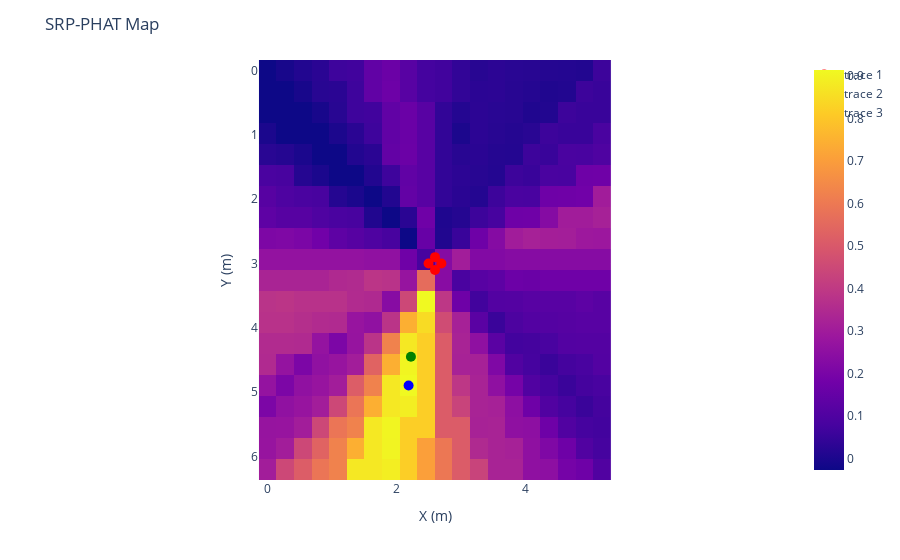

Source (notebook cell):
### Code cell
wav, sr = librosa.load('12.wav', sr=None, mono=False)
speaker_pos = rnd_speaker_pos()
imp03_main = gen_rir(0.3,speaker_pos)

main_speaker_room = convolve_rir(wav, imp03_main)

main_speaker_room_noisy_white, white_noise = add_white_noise(main_speaker_room, snr_db=15)

grid = np.array([[x, y, 1.5] for x in np.linspace(0, room_dim[0], 20) for y in np.linspace(0, room_dim[1], 20)])

srp = srp_phat(main_speaker_room_noisy_white, mic_pos, grid, sr, interp=1)
best_pos = srp.argmax()


srp = srp_phat(main_speaker_room_noisy_white, mic_pos, grid, sr, interp=1)
best_pos = srp.argmax()
print(f"Estimated Source Position: {grid[best_pos]}")
print(f"True Source Position: {speaker_pos}")


srp_map = srp
srp_map = srp_map.reshape(20, 20)
fig = px.imshow(srp_map.T, x=np.linspace(0, room_dim[0], 20), y=np.linspace(0, room_dim[1], 20))
#  add the microphones
fig.add_trace(go.Scatter(x=mic_pos[:, 0], y=mic_pos[:, 1], mode='markers', marker=dict(size=10, color='red')))
# add the estimated source position
fig.add_trace(go.Scatter(x=[grid[best_pos][0]], y=[grid[best_pos][1]], mode='markers', marker=dict(size=10, color='blue')))
fig.add_trace(go.Scatter(x=[speaker_pos[0]], y=[speaker_pos[1]], mode='markers', marker=dict(size=10, color='green')))
fig.update_layout(title='SRP-PHAT Map',
                  xaxis_title='X (m)',
                  yaxis_title='Y (m)')
fig.show()

### Figure 1 — Plotly figure (JSON) as saved in the notebook; plotly's stock layout.template omitted (floating-point values rounded to 4 significant figures; data arrays with more than 128 entries replaced by an {"elided": "..."} marker saying what was removed)
{"data": [{"coloraxis": "coloraxis", "hovertemplate": "x: %{x}<br>y: %{y}<br>color: %{z}<extra></extra>", "name": "0", "type": "heatmap", "x": [0, 0.2737, 0.5474, 0.8211, 1.095, 1.368, 1.642, 1.916, 2.189, 2.463, 2.737, 3.011, 3.284, 3.558, 3.832, 4.105, 4.379, 4.653, 4.926, 5.2], "xaxis": "x", "y": [0, 0.3263, 0.6526, 0.9789, 1.305, 1.632, 1.958, 2.284, 2.611, 2.937, 3.263, 3.589, 3.916, 4.242, 4.568, 4.895, 5.221, 5.547, 5.874, 6.2], "yaxis": "y", "z": {"elided": "20x20 float values"}}, {"marker": {"color": "red", "size": 10}, "mode": "markers", "type": "scatter", "x": [2.5, 2.7, 2.6, 2.6], "y": [3, 3, 2.9, 3.1]}, {"marker": {"color": "blue", "size": 10}, "mode": "markers", "type": "scatter", "x": [2.189], "y": [4.895]}, {"marker": {"color": "green", "size": 10}, "mode": "markers", "type": "scatter", "x": [2.226], "y": [4.448]}], "layout": {"coloraxis": {"colorscale": [[0, "#0d0887"], [0.1111, "#46039f"], [0.2222, "#7201a8"], [0.3333, "#9c179e"], [0.4444, "#bd3786"], [0.5556, "#d8576b"], [0.6667, "#ed7953"], [0.7778, "#fb9f3a"], [0.8889, "#fdca26"], [1, "#f0f921"]]}, "margin": {"t": 60}, "title": {"text": "SRP-PHAT Map"}, "xaxis": {"anchor": "y", "constrain": "domain", "domain": [0, 1], "scaleanchor": "y", "title": {"text": "X (m)"}}, "yaxis": {"anchor": "x", "autorange": "reversed", "constrain": "domain", "domain": [0, 1], "title": {"text": "Y (m)"}}}}
